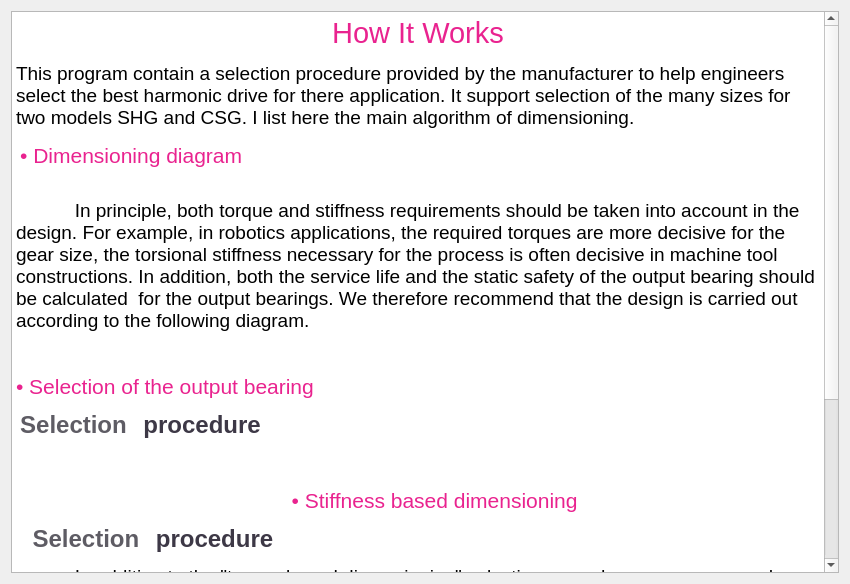
<?xml version="1.0" encoding="UTF-8"?>
<ui version="4.0">
 <class>Dialog</class>
 <widget class="QDialog" name="Dialog">
  <property name="geometry">
   <rect>
    <x>0</x>
    <y>0</y>
    <width>850</width>
    <height>584</height>
   </rect>
  </property>
  <property name="windowTitle">
   <string>Dialog</string>
  </property>
  <layout class="QGridLayout" name="gridLayout">
   <item row="0" column="0">
    <widget class="QTextBrowser" name="textBrowser">
     <property name="frameShadow">
      <enum>QFrame::Sunken</enum>
     </property>
     <property name="sizeAdjustPolicy">
      <enum>QAbstractScrollArea::AdjustIgnored</enum>
     </property>
     <property name="html">
      <string>&lt;!DOCTYPE HTML PUBLIC &quot;-//W3C//DTD HTML 4.0//EN&quot; &quot;http://www.w3.org/TR/REC-html40/strict.dtd&quot;&gt;
&lt;html&gt;&lt;head&gt;&lt;meta name=&quot;qrichtext&quot; content=&quot;1&quot; /&gt;&lt;style type=&quot;text/css&quot;&gt;
p, li { white-space: pre-wrap; }
&lt;/style&gt;&lt;/head&gt;&lt;body style=&quot; font-family:'Ubuntu Sans'; font-size:11pt; font-weight:400; font-style:normal;&quot;&gt;
&lt;p align=&quot;center&quot; style=&quot; margin-top:12px; margin-bottom:12px; margin-left:0px; margin-right:0px; -qt-block-indent:0; text-indent:0px;&quot;&gt;&lt;span style=&quot; font-size:22pt; color:#e9238f;&quot;&gt;How It Works&lt;/span&gt;&lt;/p&gt;
&lt;p style=&quot; margin-top:12px; margin-bottom:12px; margin-left:0px; margin-right:0px; -qt-block-indent:0; text-indent:0px;&quot;&gt;&lt;span style=&quot; font-size:14pt;&quot;&gt;This program contain a selection procedure provided by the manufacturer to help engineers select the best harmonic drive for there application. It support selection of the many sizes for two models SHG and CSG. I list here the main algorithm of dimensioning.&lt;/span&gt;&lt;/p&gt;
&lt;p style=&quot; margin-top:12px; margin-bottom:12px; margin-left:0px; margin-right:0px; -qt-block-indent:0; text-indent:0px;&quot;&gt; &lt;span style=&quot; font-size:16pt; color:#e9238f;&quot;&gt;• Dimensioning diagram&lt;/span&gt;&lt;span style=&quot; font-size:18pt;&quot;&gt;&lt;br /&gt;&lt;/span&gt;&lt;/p&gt;
&lt;p style=&quot; margin-top:12px; margin-bottom:12px; margin-left:0px; margin-right:0px; -qt-block-indent:0; text-indent:0px;&quot;&gt;    &lt;span style=&quot; font-size:14pt;&quot;&gt;        In principle, both torque and stiffness requirements should be taken into account in the design. For example, in robotics applications, the required torques are more decisive for the gear size, the torsional stiffness necessary for the process is often decisive in machine tool constructions. In addition, both the service life and the static safety of the output bearing should be calculated  for the output bearings. We therefore recommend that the design is carried out according to the following diagram.    &lt;/span&gt;&lt;/p&gt;
&lt;p align=&quot;center&quot; style=&quot; margin-top:12px; margin-bottom:12px; margin-left:0px; margin-right:0px; -qt-block-indent:0; text-indent:0px;&quot;&gt;    &lt;img src=&quot;:/pictures/pictures/algorithm.png&quot; width=&quot;800&quot; /&gt;&lt;/p&gt;
&lt;p style=&quot; margin-top:0px; margin-bottom:0px; margin-left:0px; margin-right:0px; -qt-block-indent:0; text-indent:0px;&quot;&gt;&lt;span style=&quot; font-size:16pt; color:#e9238f;&quot;&gt;• Selection of the output bearing&lt;/span&gt;&lt;/p&gt;
&lt;p style=&quot; margin-top:12px; margin-bottom:12px; margin-left:0px; margin-right:0px; -qt-block-indent:0; text-indent:0px;&quot;&gt; &lt;span style=&quot; font-size:18pt; font-weight:600; color:#5e5c64;&quot;&gt;Selection&lt;/span&gt;    &lt;span style=&quot; font-size:18pt; font-weight:600; color:#3d3846;&quot;&gt;procedure&lt;/span&gt;&lt;/p&gt;
&lt;p style=&quot;-qt-paragraph-type:empty; margin-top:12px; margin-bottom:12px; margin-left:0px; margin-right:0px; -qt-block-indent:0; text-indent:0px; font-size:16pt; color:#e9238f;&quot;&gt;&lt;br /&gt;&lt;/p&gt;
&lt;p align=&quot;center&quot; style=&quot; margin-top:12px; margin-bottom:12px; margin-left:0px; margin-right:0px; -qt-block-indent:0; text-indent:0px;&quot;&gt;    &lt;img src=&quot;:/pictures/pictures/torque_deminsioning.png&quot; width=&quot;800&quot; /&gt;    &lt;span style=&quot; font-size:16pt; color:#e9238f;&quot;&gt;• Stiffness based dimensioning&lt;/span&gt;&lt;/p&gt;
&lt;p style=&quot; margin-top:12px; margin-bottom:12px; margin-left:0px; margin-right:0px; -qt-block-indent:0; text-indent:0px;&quot;&gt;    &lt;span style=&quot; font-size:18pt; font-weight:600; color:#5e5c64;&quot;&gt;Selection&lt;/span&gt;    &lt;span style=&quot; font-size:18pt; font-weight:600; color:#3d3846;&quot;&gt;procedure&lt;/span&gt;&lt;/p&gt;
&lt;p style=&quot; margin-top:12px; margin-bottom:12px; margin-left:0px; margin-right:0px; -qt-block-indent:0; text-indent:0px;&quot;&gt;    &lt;span style=&quot; font-size:14pt;&quot;&gt;        In addition to the &amp;quot;torque based dimensioning&amp;quot; selection procedure, we recommend performing a stiffness based dimensioning, which evaluates the ratio of the load moment of inertia to the stiffness of the gear and compares it to the application requirements.    &lt;/span&gt;&lt;/p&gt;
&lt;p align=&quot;center&quot; style=&quot; margin-top:12px; margin-bottom:12px; margin-left:0px; margin-right:0px; -qt-block-indent:0; text-indent:0px;&quot;&gt;    &lt;img src=&quot;:/pictures/pictures/stiffness_diagram.png&quot; width=&quot;800&quot; /&gt;&lt;/p&gt;
&lt;p style=&quot; margin-top:12px; margin-bottom:12px; margin-left:0px; margin-right:0px; -qt-block-indent:0; text-indent:0px;&quot;&gt;    &lt;span style=&quot; font-size:14pt;&quot;&gt; &lt;/span&gt;&lt;span style=&quot; font-size:16pt; color:#e9238f;&quot;&gt;• Selection of the output bearing&lt;/span&gt;&lt;/p&gt;
&lt;p style=&quot; margin-top:12px; margin-bottom:12px; margin-left:0px; margin-right:0px; -qt-block-indent:0; text-indent:0px;&quot;&gt; &lt;span style=&quot; font-size:18pt; font-weight:600; color:#5e5c64;&quot;&gt;Selection&lt;/span&gt;    &lt;span style=&quot; font-size:18pt; font-weight:600; color:#3d3846;&quot;&gt;procedure&lt;/span&gt;&lt;/p&gt;
&lt;p style=&quot;-qt-paragraph-type:empty; margin-top:12px; margin-bottom:12px; margin-left:0px; margin-right:0px; -qt-block-indent:0; text-indent:0px; font-size:16pt; color:#e9238f;&quot;&gt;&lt;br /&gt;&lt;/p&gt;
&lt;p align=&quot;center&quot; style=&quot; margin-top:12px; margin-bottom:12px; margin-left:0px; margin-right:0px; -qt-block-indent:0; text-indent:0px;&quot;&gt;    &lt;img src=&quot;:/pictures/pictures/bearing_diagram.png&quot; width=&quot;800&quot; /&gt;&lt;/p&gt;&lt;/body&gt;&lt;/html&gt;</string>
     </property>
    </widget>
   </item>
  </layout>
 </widget>
 <resources>
  <include location="../resources/pic.qrc"/>
 </resources>
 <connections/>
</ui>
